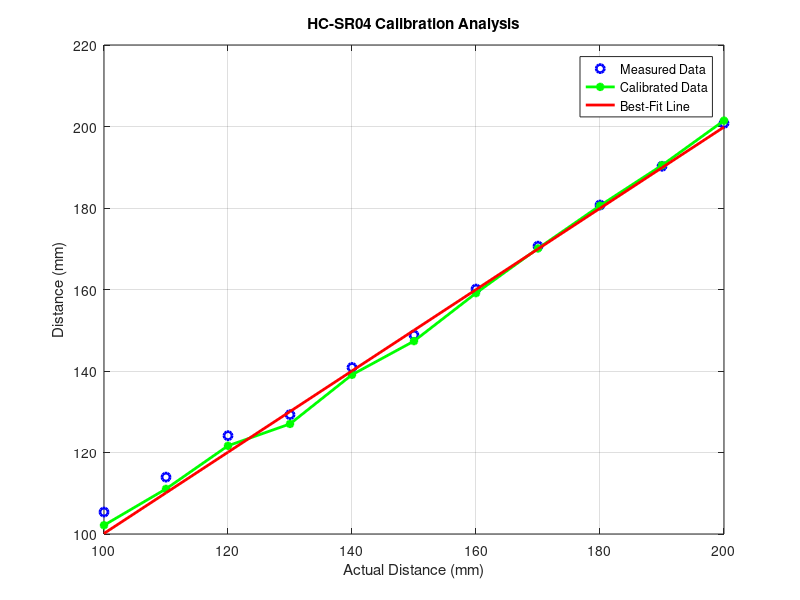

MATLAB code for this plot:
clc;
clear;
close all;

%% Actual distance values (mm)
actual = [100 110 120 130 140 150 160 170 180 190 200];

%% Measured values from HC-SR04 (mm)
measured = [105.39 113.96 124.13 129.28 140.87 ...
            148.8 160.11 170.64 180.73 190.24 200.78];

%% Calibration using best-fit line

% Generate calibration equation
p = polyfit(measured, actual, 1);

% Calibration coefficients
m = p(1);
c = p(2);

%% Display calibration equation

fprintf('Calibration Equation:\n');
fprintf('Corrected Distance = %.4f * Measured + %.4f\n\n', m, c);

%% Apply calibration

corrected = m * measured + c;

%% Best-fit line for calibrated data

fit_line = polyval(polyfit(actual, corrected, 1), actual);

%% Calibration error

calibration_error = corrected - actual;

%% Maximum calibration error

max_error = max(abs(calibration_error));

%% Display results

disp('Calibration Error at each point (mm):');
disp(calibration_error);

fprintf('Maximum Calibration Error = %.3f mm\n', max_error);

%% Plot

figure;

plot(actual, measured, 'bo', 'LineWidth', 2);
hold on;

plot(actual, corrected, 'g*-', 'LineWidth', 2);

plot(actual, fit_line, 'r-', 'LineWidth', 2);

xlabel('Actual Distance (mm)');
ylabel('Distance (mm)');

title('HC-SR04 Calibration Analysis');

legend('Measured Data', ...
       'Calibrated Data', ...
       'Best-Fit Line');

grid on;
